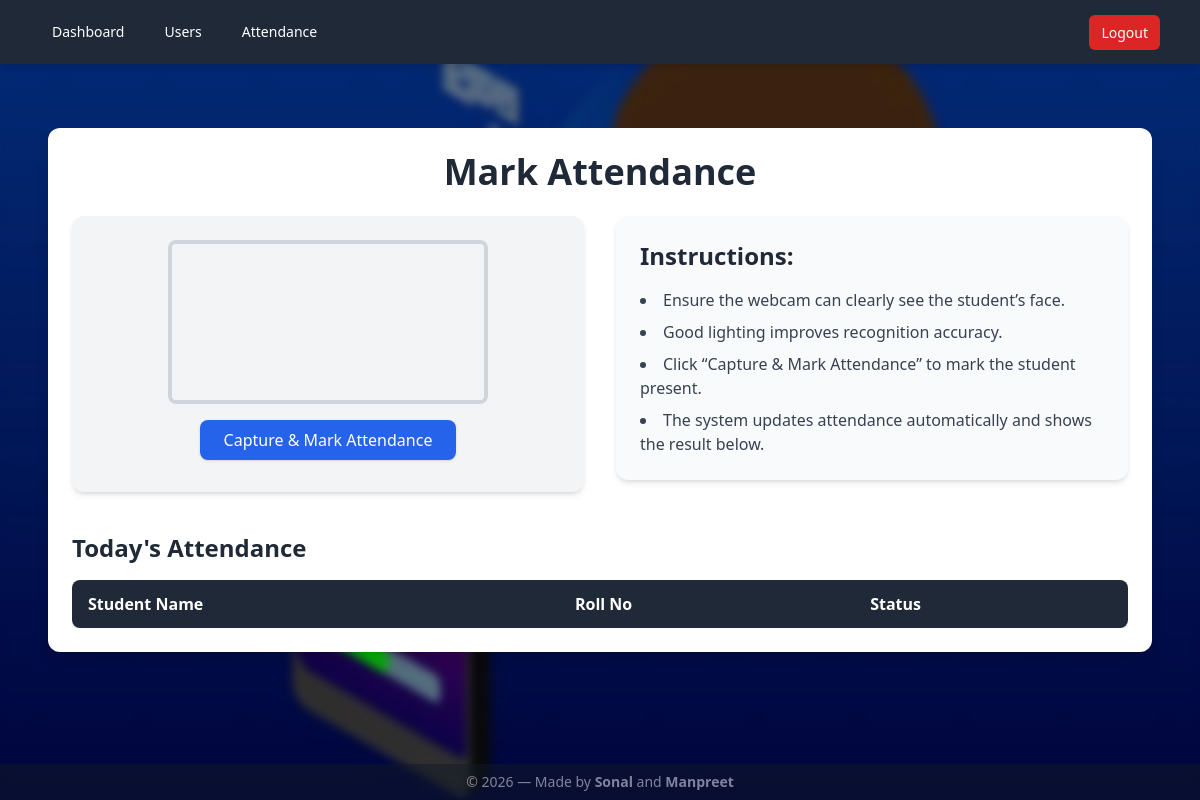
Before: /dashboard (signed in) with the older database file.
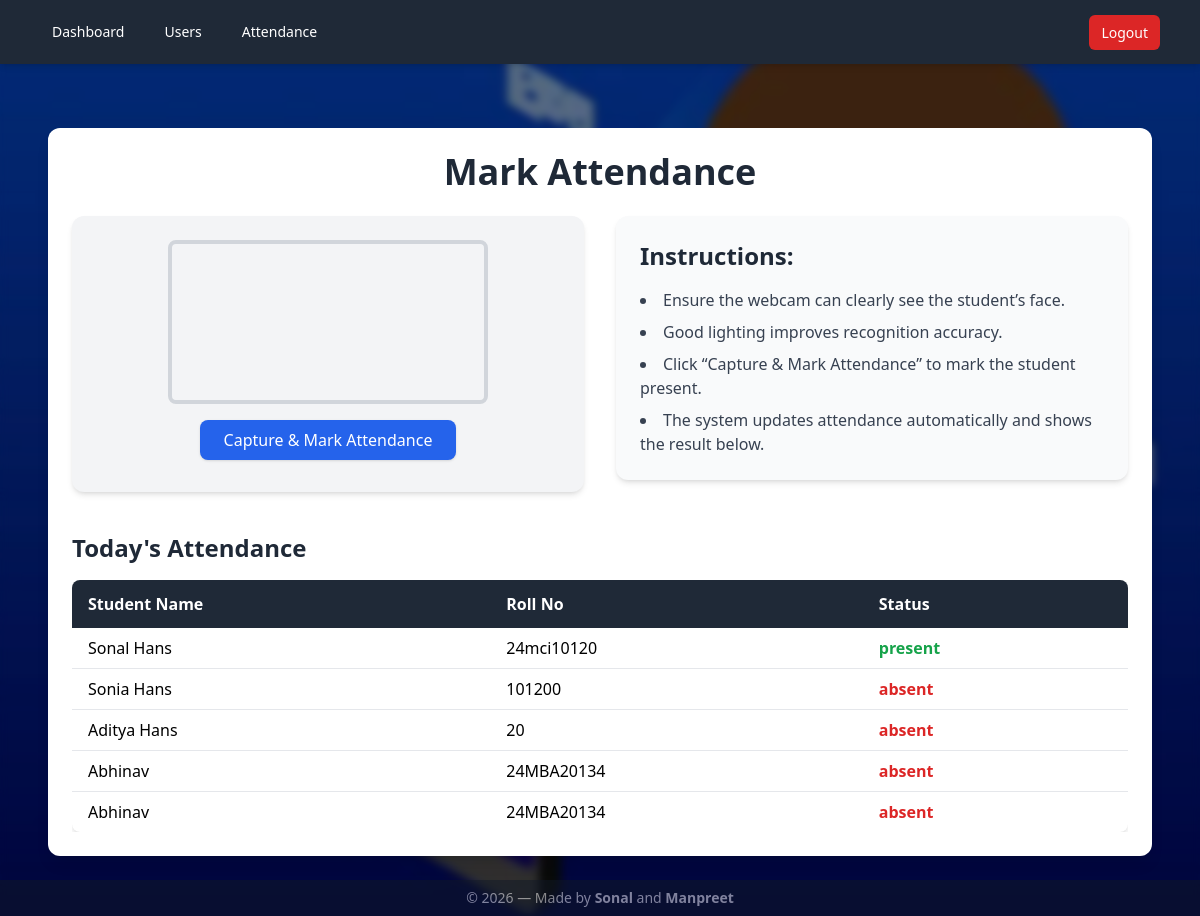
After: the same page with the newer database file.
### tables this page shows
CREATE TABLE users (
            id INTEGER PRIMARY KEY AUTOINCREMENT,
            name TEXT NOT NULL,
            roll TEXT,
            email TEXT
        , admin_username TEXT);

CREATE TABLE attendance (
            id INTEGER PRIMARY KEY AUTOINCREMENT,
            user_id INTEGER NOT NULL,
            date TEXT NOT NULL,
            status TEXT NOT NULL,
            timestamp TEXT NOT NULL,
            FOREIGN KEY(user_id) REFERENCES users(id)
        );

### app.py (the view)
@app.route("/dashboard")
@admin_required
def dashboard():
    current_admin = request.cookies.get("admin")
    conn = get_db()
    cur = conn.cursor()
    cur.execute("SELECT * FROM users WHERE admin_username=? ORDER BY id", (current_admin,))
    users = cur.fetchall()
    today = datetime.date.today().isoformat()
    cur.execute("SELECT a.* FROM attendance a JOIN users u ON a.user_id = u.id WHERE u.admin_username=? AND a.date=?", (current_admin, today))
    rows = {r["user_id"]: r for r in cur.fetchall()}
    conn.close()
    return render_template("dashboard.html", users=users, rows=rows, current_year=datetime.date.today().year)

### app.py (called while the page is built)
def get_db():
    conn = sqlite3.connect(DB_PATH)
    conn.row_factory = sqlite3.Row
    return conn

def admin_required(fn):
    @wraps(fn)
    def wrapper(*args, **kwargs):
        if not request.cookies.get("admin"):
            return redirect(url_for("login"))
        return fn(*args, **kwargs)
    return wrapper

### templates/dashboard.html (shortened to what this page needs)
{% extends "layout.html" %} {% block content %}
<div class="max-w-7xl mx-auto mt-10 p-6 bg-white rounded-xl shadow-lg">
  <h1 class="text-4xl font-bold text-gray-800 mb-6 text-center">
    Mark Attendance
  </h1>
  <div class="flex flex-col md:flex-row items-start justify-between gap-8">
    <div
      class="flex flex-col items-center bg-gray-100 p-6 rounded-xl shadow-md w-full md:w-1/2"
    >
      <video
        id="video"
        class="rounded-lg border-4 border-gray-300"
        width="320"
        height="240"
        autoplay
      ></video>
      <button
        id="captureBtn"
        class="mt-4 px-6 py-2 bg-blue-600 text-white rounded-lg shadow hover:bg-blue-700 transition"
      >
        Capture & Mark Attendance
      </button>
    </div>
    <div class="bg-gray-50 p-6 rounded-xl shadow-md w-full md:w-1/2">
      <h2 class="text-2xl font-semibold text-gray-800 mb-4">Instructions:</h2>
      <ul class="list-disc list-inside text-gray-700 space-y-2">
        <li>Ensure the webcam can clearly see the student’s face.</li>
        <li>Good lighting improves recognition accuracy.</li>
        <li>Click “Capture & Mark Attendance” to mark the student present.</li>
        <li>
          The system updates attendance automatically and shows the result
          below.
        </li>
      </ul>
    </div>
  </div>
  <div class="mt-10">
    <h2 class="text-2xl font-bold text-gray-800 mb-4">Today's Attendance</h2>
    <div class="overflow-x-auto">
      <table class="min-w-full bg-white rounded-lg shadow-md overflow-hidden">
        <thead class="bg-gray-800 text-white">
          <tr>
            <th class="py-3 px-4 text-left">Student Name</th>
            <th class="py-3 px-4 text-left">Roll No</th>
            <th class="py-3 px-4 text-left">Status</th>
          </tr>
        </thead>
        <tbody id="attendanceTable" class="divide-y divide-gray-200">
          {% for user in users %}
          <tr id="user-{{ user.id }}">
            <td class="py-2 px-4">{{ user.name }}</td>
            <td class="py-2 px-4">{{ user.roll or '-' }}</td>
            {% if rows[user.id] %}
            <td class="py-2 px-4 font-bold text-green-600">
              {{ rows[user.id]['status'] }}
            </td>
            {% else %}
            <td class="py-2 px-4 font-bold text-red-600">absent</td>
            {% endif %}
          </tr>
          {% endfor %}
        </tbody>
      </table>
    </div>
  </div>
</div>
{% endblock %}

### templates/layout.html (shortened to what this page needs)
<!DOCTYPE html>
<html lang="en">
  <head>
    <script src="https://cdn.tailwindcss.com"></script>
  </head>
  <body
    class="relative bg-[url('{{ url_for('static', filename='background.png') }}')] bg-no-repeat bg-cover bg-gray-100 min-h-screen flex flex-col"
  >
    <div class="relative z-10 flex flex-col min-h-screen">
      <nav class="bg-gray-800 text-white shadow-md">
        <div class="max-w-6xl mx-auto px-4">
          <div class="flex justify-between items-center h-16">
            <div class="flex space-x-4">
              <a
                href="{{ url_for('dashboard') }}"
                class="px-3 py-2 rounded-md text-sm font-medium hover:bg-gray-700 transition"
                >Dashboard</a
              >
              <a
                href="{{ url_for('users') }}"
                class="px-3 py-2 rounded-md text-sm font-medium hover:bg-gray-700 transition"
                >Users</a
              >
              <a
                href="{{ url_for('attendance_view') }}"
                class="px-3 py-2 rounded-md text-sm font-medium hover:bg-gray-700 transition"
                >Attendance</a
              >
            </div>
            <div>
              <a
                href="{{ url_for('logout') }}"
                class="px-3 py-2 rounded-md text-sm font-medium bg-red-600 hover:bg-red-700 transition"
                >Logout</a
              >
            </div>
          </div>
        </div>
      </nav>
      <main class="flex-grow max-w-6xl mx-auto w-full p-6">
        {% block content %}{% endblock %}
      </main>
      <footer
        class="bg-gray-900 text-white text-center py-2 text-sm opacity-50"
      >
        &copy; {{ current_year }} — Made by
        <span class="font-semibold">Sonal</span> and
        <span class="font-semibold">Manpreet</span>
      </footer>
    </div>
  </body>
</html>

Changed rows visible on the page:
now on this page (row edited): users: name "Sonal Hans", roll "24mci10120"
added attendance: status "present"
now on this page (row edited): users: name "Sonia Hans", roll "101200", shows "absent"
now on this page (row edited): users: name "Aditya Hans", roll "20", shows "absent"
now on this page (row edited): users: name "Abhinav", roll "24MBA20134", shows "absent"
now on this page (row edited): users: name "Abhinav", roll "24MBA20134", shows "absent"
